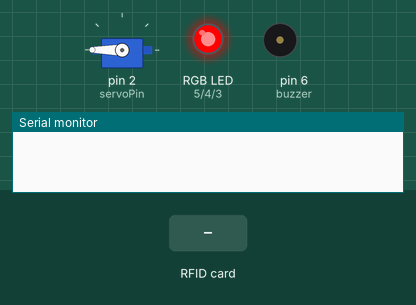
This sketch was run on a simulated Arduino Uno, built with avr-gcc and run on an emulated ATmega328P. On the bench: servo, an RGB LED mixed from three pins (HIGH = lit), buzzer (waves = sounding), the last lines printed to the serial monitor. Dashed ring = blinking. The test bench sets the inputs (shaded band). Pins used as bus, display or sensor lines are not drawn.

Above: at 1.2 s.
1.3 s: RFID card 67 E4 32 63 held to the reader
At 1.7 s:
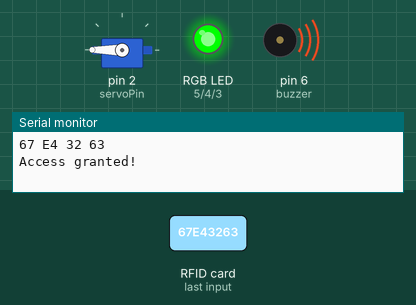
At 5.9 s:
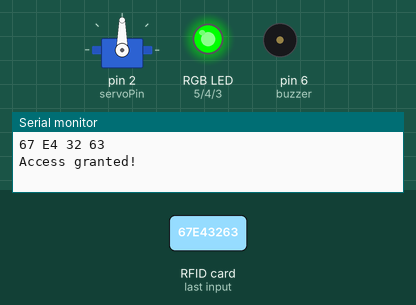
9.0 s: RFID card 5E 7A 19 C4 held to the reader
At 13.1 s:
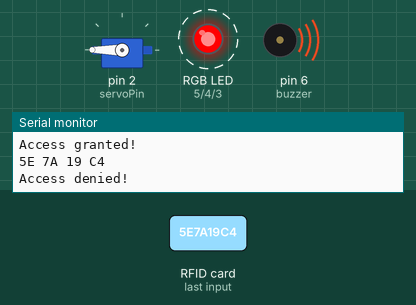
Timing chart, 0 to 15.3 s (numbered marks = the images above; inputs shaded):
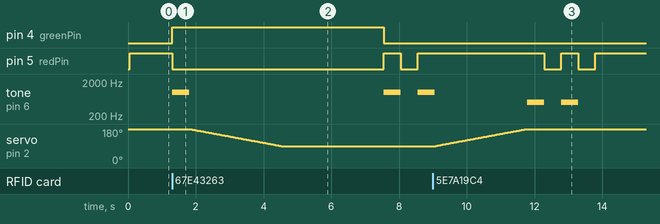

Measured:
- after the input at 1.3 s, pin 4 (greenPin): LOW → HIGH at once, → LOW 6.2 s later; pin 5 (redPin): HIGH → LOW at once, → HIGH 6.2 s later, → LOW 0.50 s later, → HIGH 0.50 s later
- after the input at 9.0 s, pin 5 (redPin): alternates HIGH for 0.50 s and LOW for 0.50 s, 4 changes in all, then stays HIGH, starting after 3.3 s

The sketch:

Gate_RFID_project.ino
```cpp
#include <Servo.h>
#include <MFRC522.h>

const int SS_pin = 10;
const int RST_pin = 9;
const int buzzer = 6;
const int redPin = 5;
const int greenPin = 4;
const int bluePin = 3;
const int servoPin = 2;

MFRC522 mfrc522(SS_pin, RST_pin);
Servo servo;
int servoAngle = 180;
String code;
String RFID_code;


void setup() {
  // put your setup code here, to run once:
  Serial.begin(9600);
  SPI.begin();
  mfrc522.PCD_Init();
  pinMode(redPin, OUTPUT);
  pinMode(greenPin, OUTPUT);
  pinMode(bluePin, OUTPUT);
  pinMode(buzzer, OUTPUT);
  servo.attach(servoPin);
  servo.write(servoAngle);
}


void loop() {
  // put your main code here, to run repeatedly:
  RGBColor(255, 0, 0);

  //Get RFID_code // source:https://create.arduino.cc/projecthub/Aritro/security-access-using-rfid-reader-f7c746
  RFID_code = "";
  if ( ! mfrc522.PICC_IsNewCardPresent()) {
    return;
  }
  if ( ! mfrc522.PICC_ReadCardSerial()) {
    return;
  }
  for (byte i = 0; i < mfrc522.uid.size; i++) {
    RFID_code.concat(String(mfrc522.uid.uidByte[i] < 0x10 ? " 0" : " "));
    RFID_code.concat(String(mfrc522.uid.uidByte[i], HEX));
    RFID_code.toUpperCase();
  }
  code = RFID_code.substring(1);

  //code = Serial.readStringUntil('\n');

  //Display actual card code in Serial
  Serial.println(code);

  //Check if code is correct to open the gate
  if (code.equals("67 E4 32 63")) {
    RGBColor(0, 255, 0);
    Serial.println("Access granted!");
    tone(buzzer, 1000);
    delay(500);
    noTone(buzzer);
    for (servoAngle = 180; servoAngle >= 90; servoAngle--) {
      servo.write(servoAngle);
      delay(30);
    }
    delay(3000);
    tone(buzzer, 1000);
    RGBColor(255, 0, 0);
    delay(500);
    noTone(buzzer);
    RGBColor(0, 0, 0);
    delay(500);
    tone(buzzer, 1000);
    RGBColor(255, 0, 0);
    delay(500);
    noTone(buzzer);
    for (servoAngle = 90; servoAngle <= 180; servoAngle++) {
      servo.write(servoAngle);
      delay(30);
    }
  }
  else {
    Serial.println("Access denied!");
    tone(buzzer, 500);
    delay(500);
    noTone(buzzer);
    RGBColor(0, 0, 0);
    delay(500);
    RGBColor(255, 0, 0);
    tone(buzzer, 500);
    delay(500);
    noTone(buzzer);
    RGBColor(0, 0, 0);
    delay(500);
    RGBColor(255, 0, 0);
  }
}

//RGB LED control
void RGBColor(int redVal, int greenVal, int blueVal) {
  analogWrite(redPin, redVal);
  analogWrite(greenPin, greenVal);
  analogWrite(bluePin, blueVal);
}
```
